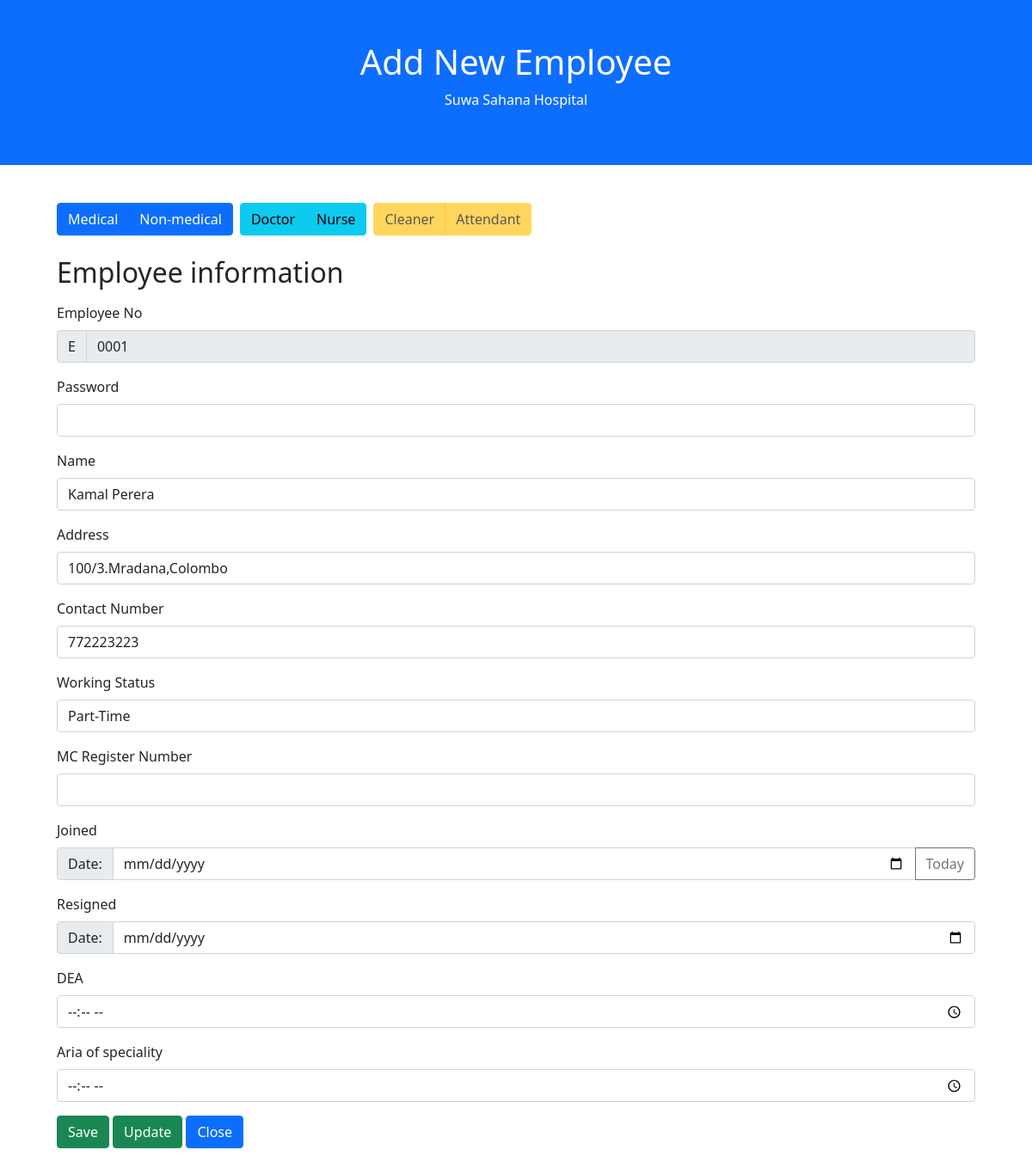
/employee/edit.php (signed in), run on the app's committed database.
### tables this page shows
CREATE TABLE `employee` (
  `EmpNo` varchar(6) NOT NULL,
  `Password` varchar(15) NOT NULL,
  `Name` varchar(30) DEFAULT NULL,
  `Address` varchar(50) DEFAULT NULL,
  `ContactNo` int(10) DEFAULT NULL,
  `Working_status` varchar(40) DEFAULT NULL,
  `Type` varchar(30) DEFAULT NULL
);

### employee/Employee.php (called while the page is built, shortened)
<?php
class Employee
{
    public string $type;
    protected string $emp_no;
    private  string $emp_no_nums;
    protected bool $exists_in_db;
    function __construct($id = "")
    {
        if ($id != "" && $result = $this->retrieveFromDB($id)) {
            if ($result) {
                $this->emp_no = $id;
                $this->emp_no_nums = substr($this->emp_no, strlen(self::id_prefix));
                $this->password = $result['Password'];
                $this->name = $result['Name'];
                $this->address = $result['Address'];
                $this->status = $result['Working_status'];
                $this->type = $result['Type'];
                $this->exists_in_db = true;
            }
            else $this->exists_in_db = false;
        }
    }
    public function isExistsInDb(): bool
    {
        return $this->exists_in_db;
    }
    public function getEmpNo(): string
    {
        return $this->emp_no;
    }
    public function getEmpNoNums(): string
    {
        return $this->emp_no_nums;
    }
    public function isMedical(): bool
    {
        return $this->type == "Medical";
    }
    private function retrieveFromDB($id): ?array
    {
        $database = createMySQLConn();
        $result = $database->query("SELECT * FROM `employee` WHERE `EmpNo` = '$id'");
        if ($result->num_rows == 1) {
            return $result->fetch_assoc();
        }
        elseif ($result->num_rows > 1) {
            die("Patient table has many results with the same id: $id! | rows: $result->num_rows");
        }
        return null;
    }
}

### employee/Medical.php (called while the page is built, shortened)
<?php
class Medical extends Employee
{
    public string $medical_type;
    function __construct($id = "")
    {
        parent::__construct($id);
        $result = $this->retrieveFromDB($id);
        if ($result) {
            $this->medical_type = $result['Type'];
        }
        else {
            $this->mc_reg_no = "";
            $this->joined = "";
            $this->resigned = null;
            $this->medical_type = "";
        }
    }
    public function isDoctor(): bool
    {
        return $this->medical_type == "Doctor";
    }
    private function retrieveFromDB($id): array|null
    {
        $database = createMySQLConn();
        $result = $database->query("SELECT * FROM `medicalstaff` WHERE `EmpNo` = '$id'");
        if ($result->num_rows == 1) {
            return $result->fetch_assoc();
        }
        elseif ($result->num_rows > 1) {
            die("Medical Staff table has many results with the same id: $id! | rows: $result->num_rows");
        }
        return null;
    }
}

### employee/Doctor.php (called while the page is built, shortened)
<?php
final class Doctor extends Medical
{
    function __construct($id = "")
    {
        parent::__construct($id);
        $result = $this->retrieveFromDB($id);
    }
    private function retrieveFromDB($id): array|null
    {
        $database = createMySQLConn();
        $result = $database->query("SELECT * FROM doctor WHERE `EmpNo` = '$id'");
        if ($result->num_rows == 1) {
            return $result->fetch_assoc();
        }
        elseif ($result->num_rows > 1) {
            die("Doctor table has many results with the same id: $id! | rows: $result->num_rows");
        }
        return null;
    }
}

### employee/edit.php (the view, shortened to what this page needs)
<?php
require_once "Employee.php";
require_once "Medical.php";
require_once "Doctor.php";
function load_employee($id): Doctor|Nurse|Attendant|Cleaner|null
{
    $employee = new Employee($id);
    if ($employee->isExistsInDb()) {
        if ($employee->isMedical()) {
            $employee = new Medical($employee->getEmpNo());
            if ($employee->isDoctor()) {
                $employee = new Doctor($employee->getEmpNo());
            } else {
                $employee = new Nurse($employee->getEmpNo());
            }
        }
        return $employee;
    } else {
        header("Location: " . $_SESSION['previous_page']);
        return null;
    }
}
if (isset($_GET['update'])) {
    $employee = load_employee($_SESSION['employee_id']);
} elseif (isset($_GET['new'])) {
    $employee = new Employee();
} else {
    $employee = load_employee($_SESSION['employee_id']);
}
?>
<!doctype html>
<html lang="en">
<head>
    <link href="https://cdn.jsdelivr.net/npm/bootstrap@5.1.1/dist/css/bootstrap.min.css" rel="stylesheet"
>
</head>
<body>
<div class="container-fluid p-5 bg-primary text-white text-center">
    <?php if (isset($_GET['update']) && !empty($_GET['update'])): ?>
        <h1>Update <?= $employee->name ?></h1>
    <?php else: ?>
        <h1>Add New Employee</h1>
    <?php endif; ?>
    <p>Suwa Sahana Hospital</p>
</div>
<div class="container-fluid">
    <div class="container" style="margin-top: 20px;">
        <div class="container p-4">
            <div class="btn-toolbar" role="toolbar" aria-label="Employee Job Status">
                <div class="btn-group me-2" role="group" aria-label="Employee Type">
                    <button type="button" class="btn btn-primary tb-employee" id="toolbar-medical">Medical</button>
                    <button type="button" class="btn btn-primary tb-employee" id="toolbar-non-medical">Non-medical</button>
                </div>
                <div class="btn-group me-2" role="group" aria-label="Medical Type">
                    <button type="button" class="btn btn-info tb-medical" id="toolbar-Doc">Doctor</button>
                    <button type="button" class="btn btn-info tb-medical" id="toolbar-Nurse">Nurse</button>
                </div>
                <div class="btn-group" role="group" aria-label="Non-medical Type">
                    <button type="button" class="btn btn-warning tb-non-medical" id="toolbar-Cleaner">Cleaner</button>
                    <button type="button" class="btn btn-warning tb-non-medical" id="toolbar-Attendant">Attendant</button>
                </div>
            </div>
        </div>
        <div class="container">
            <form action="<?= htmlspecialchars($_SERVER['PHP_SELF']) ?>" method="post">
                <div class="container" id="emp-info">
                    <div class="mb-3">
                        <h2>Employee information</h2>
                    </div>
                    <div class="mb-3">
                        <label class="form-label" for="empNo">Employee No</label>
                        <div class="input-group mb-3" id="pt-id-field">
                            <span class="input-group-text" id="txtEmp1">E</span>
                            <input type="text" class="form-control"
                                   id="empNo"
                                   placeholder="Employee Number will be generated automatically"
                                   aria-label="Employee Number will be generated automatically" aria-describedby="txtPt1"
                                   value="<?=$employee->getEmpNoNums()?>" readonly/>
                        </div>
                    </div>
                    <div class="mb-3">
                        <label class="form-label" for="txtEmp2">Password</label>
                        <input type="text" class="form-control" name="Val-1-2" id="txtEmp2"
                               value="<?=$employee->password?>">
                    </div>
                    <div class="mb-3">
                        <label class="form-label" for="txtEmp3">Name</label>
                        <input type="text" class="form-control" name="Val-1-3" id="txtEmp3"
                               value="<?=$employee->name?>">
                    </div>
                    <div class="mb-3">
                        <label class="form-label" for="txtEmp4">Address</label>
                        <input type="text" class="form-control" name="Val-1-4" id="txtEmp4"
                               value="<?=$employee->address?>">
                    </div>
                    <div class="mb-3">
                        <label class="form-label" for="txtEmp5">Contact Number</label>
                        <input type="text" class="form-control" name="Val-1-3" id="txtEmp5"
                               value="<?=$employee->contact?>">
                    </div>
                    <div class="mb-3">
                        <label class="form-label" for="txtEmp6">Working Status</label>
                        <input type="text" class="form-control" name="Val-1-3" id="txtEmp6"
                               value="<?=$employee->status?>">
                    </div>
                </div>
                <div class="container" id="emp-medi">
                    <div class="mb-3">
                        <label class="form-label" for="txtMedi1">MC Register Number</label>
                        <input type="text" class="form-control" name="Val-2-1" id="txtMedi1">
                    </div>
                    <div class="mb-3">
                        <label class="form-label" for="txtMedi2">Joined</label>
                        <div class="input-group">
                            <span class="input-group-text">Date: </span>
                            <input type="date" class="form-control primary-key" name="Val-2-2" id="txtMedi2"
                                   placeholder="Date">
                            <button class="btn btn-outline-secondary" type="button" id="btnMedi2">Today</button>
                        </div>
                    </div>
                    <div class="mb-3">
                        <label class="form-label" for="txtMedi3">Resigned</label>
                        <div class="input-group">
                            <span class="input-group-text">Date: </span>
                            <input type="date" class="form-control" name="Val-2-3" id="txtMedi3" placeholder="Date">
                        </div>
                    </div>
                </div>
                <div class="container" id="emp-doc">
                    <div class="mb-3">
                        <label class="form-label" for="txtDoc1">DEA</label>
                        <input type="time" class="form-control" name="Val-3-1" id="txtDoc1">
                    </div>
                    <div class="mb-3">
                        <label class="form-label" for="txtDoc2">Aria of speciality</label>
                        <input type="time" class="form-control" name="Val-3-2" id="txtDoc2">
                    </div>
                </div>
                <div class="mb-3 form-buttonbar container">
                    <button type="submit" class="btn btn-success btn-block" id="btn-emp-create" name="btnCreate">Save
                    </button>
                    <button type="submit" class="btn btn-success btn-block" id="btn-emp-update" name="btnUpdate">
                        Update
                    </button>
                    <a href="list.php" class="btn btn-primary">Close</a>
                </div>
            </form>
        </div>
    </div>
</div>
</body>
</html>

### data on the page
employee: EmpNo "0001", Val-1-3 "Kamal Perera", Val-1-4 "100/3.Mradana,Colombo", Val-1-3 "772223223", Val-1-3 "Part-Time"
